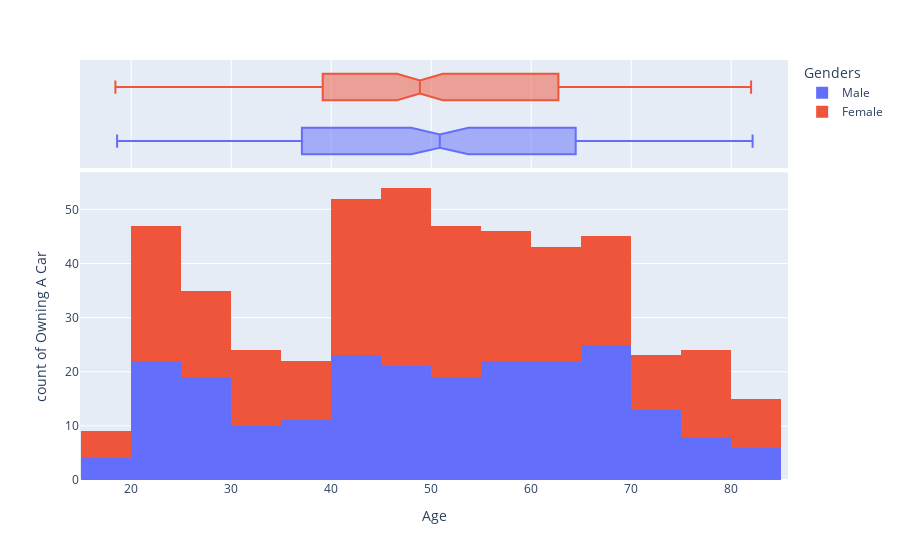

The code cell stored with this chart in its notebook:
### Markdown cell above
<h1>Auto Count

### Code cell
import plotly.express as px

fig = px.histogram(df_cars,
                   x="Age",
                   y="owns_car",
                   color="gender",
                   marginal="box", # or violin, rug
                   hover_data=None,
                   labels={'owns_car':'Owning A Car',
                           'age':'Age',
                           'gender':'Genders'},
                   )
fig.show()

### Figure 1 — Plotly figure (JSON) as saved in the notebook; plotly's stock layout.template omitted (floating-point values rounded to 4 significant figures; data arrays with more than 128 entries replaced by an {"elided": "..."} marker saying what was removed)
{"data": [{"alignmentgroup": "True", "bingroup": "x", "hoverlabel": {"namelength": 0}, "hovertemplate": "Genders=Male<br>Age=%{x}<br>count of Owning A Car=%{y}", "legendgroup": "Male", "marker": {"color": "#636efa"}, "name": "Male", "offsetgroup": "Male", "orientation": "v", "showlegend": true, "type": "histogram", "x": {"elided": "225 float values"}, "xaxis": "x", "y": {"elided": "225 str values"}, "yaxis": "y"}, {"alignmentgroup": "True", "hoverlabel": {"namelength": 0}, "hovertemplate": "Genders=Male<br>Age=%{x}", "legendgroup": "Male", "marker": {"color": "#636efa"}, "name": "Male", "notched": true, "offsetgroup": "Male", "showlegend": false, "type": "box", "x": {"elided": "225 float values"}, "xaxis": "x2", "yaxis": "y2"}, {"alignmentgroup": "True", "bingroup": "x", "hoverlabel": {"namelength": 0}, "hovertemplate": "Genders=Female<br>Age=%{x}<br>count of Owning A Car=%{y}", "legendgroup": "Female", "marker": {"color": "#EF553B"}, "name": "Female", "offsetgroup": "Female", "orientation": "v", "showlegend": true, "type": "histogram", "x": {"elided": "261 float values"}, "xaxis": "x", "y": {"elided": "261 str values"}, "yaxis": "y"}, {"alignmentgroup": "True", "hoverlabel": {"namelength": 0}, "hovertemplate": "Genders=Female<br>Age=%{x}", "legendgroup": "Female", "marker": {"color": "#EF553B"}, "name": "Female", "notched": true, "offsetgroup": "Female", "showlegend": false, "type": "box", "x": {"elided": "261 float values"}, "xaxis": "x2", "yaxis": "y2"}], "layout": {"barmode": "relative", "legend": {"title": {"text": "Genders"}, "tracegroupgap": 0}, "margin": {"t": 60}, "xaxis": {"anchor": "y", "domain": [0.0, 1.0], "title": {"text": "Age"}}, "xaxis2": {"anchor": "y2", "domain": [0.0, 1.0], "matches": "x", "showgrid": true, "showticklabels": false}, "yaxis": {"anchor": "x", "domain": [0.0, 0.7326], "title": {"text": "count of Owning A Car"}}, "yaxis2": {"anchor": "x2", "domain": [0.7426, 1.0], "matches": "y2", "showgrid": false, "showline": false, "showticklabels": false, "ticks": ""}}}
